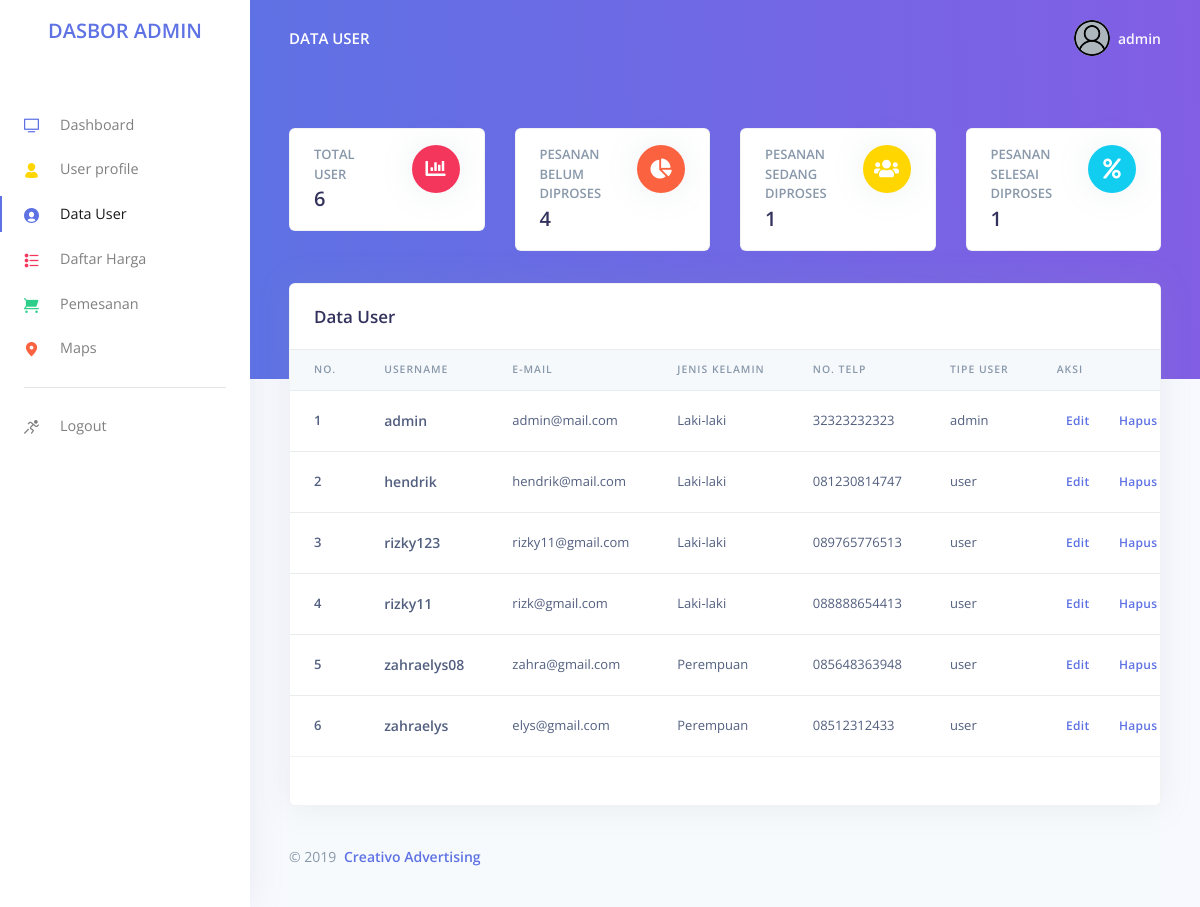
/admin/datauser.php (signed in), run on the app's committed database.
### tables this page shows
CREATE TABLE `users` (
  `id_user` int(11) NOT NULL,
  `username` varchar(20) NOT NULL,
  `email` varchar(20) NOT NULL,
  `password` varchar(255) NOT NULL,
  `jenisKelamin` int(11) NOT NULL,
  `noTelp` varchar(13) NOT NULL,
  `usertype` int(1) NOT NULL
);

CREATE TABLE `jeniskelamin` (
  `id_jk` int(1) NOT NULL,
  `ket_jk` varchar(10) NOT NULL
);

CREATE TABLE `usertype` (
  `id_usertype` int(1) NOT NULL,
  `ket_usertype` varchar(10) NOT NULL
);

### admin/datauser.php (the view, shortened to what this page needs)
<?php
require '../functions.php';
$result = mysqli_query($conn, "SELECT users.id_user, users.username, users.email, jk.ket_jk, users.noTelp, usertype.ket_usertype
                                FROM users, jeniskelamin as jk, usertype
                                WHERE users.jenisKelamin = jk.id_jk and users.usertype = usertype.id_usertype");
?>
<!DOCTYPE html>
<html lang="en">
<head>
  <link href="assets/js/plugins/nucleo/css/nucleo.css" rel="stylesheet" />
  <link href="assets/js/plugins/@fortawesome/fontawesome-free/css/all.min.css" rel="stylesheet" />
  <link href="assets/css/argon-dashboard.css?v=1.1.0" rel="stylesheet" />
</head>
<body class="">
  <nav class="navbar navbar-vertical fixed-left navbar-expand-md navbar-light bg-white" id="sidenav-main">
    <div class="container-fluid">
      <a class="navbar-brand pt-0" href="index.php">
        <div><h2 class="text-primary">DASBOR ADMIN</h2></div>
      </a>
      <div class="collapse navbar-collapse" id="sidenav-collapse-main">
        <ul class="navbar-nav">
          <li class="nav-item">
            <a class=" nav-link" href=" ./index.php">
              <i class="ni ni-tv-2 text-primary"></i> Dashboard
            </a>
          </li>
          <li class="nav-item">
            <a class="nav-link " href="./profile.php">
              <i class="ni ni-single-02 text-yellow"></i> User profile
            </a>
          </li>
          <li class="nav-item ">
            <a class="nav-link active" href="./datauser.php">
              <i class="ni ni-circle-08 text-blue"></i> Data User
            </a>
          </li>
          <li class="nav-item">
            <a class="nav-link" href="./daftarharga.php">
              <i class="ni ni-bullet-list-67 text-red"></i> Daftar Harga
            </a>
          </li>
          <li class="nav-item">
            <a class="nav-link " href="./pemesanan.php">
              <i class="ni ni-cart text-green"></i> Pemesanan
            </a>
          </li>
          <li class="nav-item">
            <a class="nav-link " href="./maps.php">
              <i class="ni ni-pin-3 text-orange"></i> Maps
            </a>
          </li>
        </ul>
        <hr class="my-3">
        <ul class="navbar-nav">
          <li class="nav-item">
            <a class="nav-link " href="../logout.php">
              <i class="ni ni-user-run"></i> Logout
            </a>
          </li>
        </ul>
      </div>
    </div>
  </nav>
  <div class="main-content">
    <nav class="navbar navbar-top navbar-expand-md navbar-dark" id="navbar-main">
      <div class="container-fluid">
        <a class="h4 mb-0 text-white text-uppercase d-none d-lg-inline-block" href="datauser.php">Data User</a>
        <ul class="navbar-nav align-items-center d-none d-md-flex">
          <li class="nav-item dropdown">
            <a class="nav-link pr-0" href="#" role="button" data-toggle="dropdown" aria-haspopup="true" aria-expanded="false">
              <div class="media align-items-center">
                <span class="avatar avatar-sm rounded-circle">
                  <img alt="Image placeholder" src="assets/img/theme/user.png">
                </span>
                <div class="media-body ml-2 d-none d-lg-block">
                  <span class="mb-0 text-sm  font-weight-bold"><?php echo  $_SESSION["username"]; ?></span>
                </div>
              </div>
            </a>
          </li>
        </ul>
      </div>
    </nav>
    <div class="header bg-gradient-primary pb-8 pt-5 pt-md-8">
      <div class="container-fluid">
        <div class="header-body">
          <div class="row">
            <div class="col-xl-3 col-lg-6">
              <div class="card card-stats mb-4 mb-xl-0">
                <div class="card-body">
                  <div class="row">
                    <div class="col">
                      <h5 class="card-title text-uppercase text-muted mb-0">Total User</h5>
                      <span class="h2 font-weight-bold mb-0">
                      <?php
                            $jml_user = mysqli_query($conn, "SELECT * FROM  users");
                            $count=mysqli_num_rows($jml_user);
                            echo $count;
                        ?>
                      </span>
                    </div>
                    <div class="col-auto">
                      <div class="icon icon-shape bg-danger text-white rounded-circle shadow">
                        <i class="fas fa-chart-bar"></i>
                      </div>
                    </div>
                  </div>
                </div>
              </div>
            </div>
            <div class="col-xl-3 col-lg-6">
              <div class="card card-stats mb-4 mb-xl-0">
                <div class="card-body">
                  <div class="row">
                    <div class="col">
                      <h5 class="card-title text-uppercase text-muted mb-0">Pesanan Belum Diproses</h5>
                      <span class="h2 font-weight-bold mb-0">
                      <?php
                            $pending = mysqli_query($conn, "SELECT * FROM pemesanan WHERE id_status = 1");
                            $count = mysqli_num_rows($pending);
                            echo $count;
                        ?>
                      </span>
                    </div>
                    <div class="col-auto">
                      <div class="icon icon-shape bg-warning text-white rounded-circle shadow">
                        <i class="fas fa-chart-pie"></i>
                      </div>
                    </div>
                  </div>
                </div>
              </div>
            </div>
            <div class="col-xl-3 col-lg-6">
              <div class="card card-stats mb-4 mb-xl-0">
                <div class="card-body">
                  <div class="row">
                    <div class="col">
                      <h5 class="card-title text-uppercase text-muted mb-0">Pesanan Sedang Diproses</h5>
                      <span class="h2 font-weight-bold mb-0">
                      <?php
                            $proses = mysqli_query($conn, "SELECT * FROM pemesanan WHERE id_status = 2");
                            $count = mysqli_num_rows($proses);
                            echo $count;
                        ?>
                      </span>
                    </div>
                    <div class="col-auto">
                      <div class="icon icon-shape bg-yellow text-white rounded-circle shadow">
                        <i class="fas fa-users"></i>
                      </div>
                    </div>
                  </div>
                </div>
              </div>
            </div>
            <div class="col-xl-3 col-lg-6">
              <div class="card card-stats mb-4 mb-xl-0">
                <div class="card-body">
                  <div class="row">
                    <div class="col">
                      <h5 class="card-title text-uppercase text-muted mb-0">Pesanan Selesai Diproses</h5>
                      <span class="h2 font-weight-bold mb-0">
                      <?php
                            $selesai = mysqli_query($conn, "SELECT * FROM pemesanan WHERE id_status = 3");
                            $count = mysqli_num_rows($selesai);
                            echo $count;
                        ?>
                      </span>
                    </div>
                    <div class="col-auto">
                      <div class="icon icon-shape bg-info text-white rounded-circle shadow">
                        <i class="fas fa-percent"></i>
                      </div>
                    </div>
                  </div>
                </div>
              </div>
            </div>
          </div>
        </div>
      </div>
    </div>
    <div class="container-fluid mt--7">
      <div class="row">
        <div class="col">
          <div class="card shadow">
          <div class="card-header bg-white border-0">
              <div class="row align-items-center">
                <div class="col-8">
                  <h3 class="mb-0">Data User</h3>
                </div>
              </div>
            </div>
            <div class="table-responsive">
              <table class="table align-items-center table-flush">
                <thead class="thead-light">
                  <tr>
                    <th scope="col">No.</th>
                    <th scope="col">Username</th>
                    <th scope="col">E-Mail</th>
                    <th scope="col">Jenis Kelamin</th>
                    <th scope="col">No. Telp</th>
                    <th scope="col">Tipe User</th>
                    <th scope="col">Aksi</th>
                  </tr>
                </thead>
                <tbody>
                  <?php $i = 1; ?>
                  <?php while( $row = mysqli_fetch_assoc($result)) : ?>
                  <tr>
                    <th scope="row"> <?= $i; ?></th>
                    <th scope="row">
                      <div class="media align-items-center">
                        <div class="media-body">
                          <span class="mb-0 text-sm"><?= $row["username"]; ?></span>
                        </div>
                      </div>
                    </th>
                    <td><?= $row["email"]; ?></td>
                    <td><?= $row["ket_jk"]; ?></td>
                    <td><?= $row["noTelp"]; ?></td>
                    <td><?= $row["ket_usertype"]; ?></td>
                    <td>
                      <div>
                        <a class="btn btn-sm" href="ubahuser.php?id=<?= $row["id_user"]; ?>">
                          Edit
                        </a>
                        <a class="btn btn-sm" href="hapususer.php?id=<?= $row["id_user"]; ?>" onclick="return confirm('Yakin mau menghapus user ?')">
                          Hapus
                        </a>
                      </div>
                    </td>
                  </tr>
                  <?php $i++; ?>
                  <?php endwhile; ?>
                </tbody>
              </table>
            </div>
            <div class="card-footer py-4">
            </div>
          </div>
        </div>
      </div>
      <footer class="footer">
        <div class="row align-items-center justify-content-xl-between">
          <div class="col-xl-6">
            <div class="copyright text-center text-xl-left text-muted">
              &copy; 2019 <a href="../index.php" class="font-weight-bold ml-1" target="_blank">Creativo Advertising</a>
            </div>
          </div>
        </div>
      </footer>
    </div>
  </div>
</body>
</html>

### data on the page
users: username "admin", email "admin@mail.com", jenisKelamin.ket_jk "Laki-laki", noTelp "32323232323", usertype.ket_usertype "admin"
users: username "hendrik", email "hendrik@mail.com", jenisKelamin.ket_jk "Laki-laki", noTelp "081230814747", usertype.ket_usertype "user"
users: username "rizky123", email "rizky11@gmail.com", jenisKelamin.ket_jk "Laki-laki", noTelp "089765776513", usertype.ket_usertype "user"
users: username "rizky11", email "rizk@gmail.com", jenisKelamin.ket_jk "Laki-laki", noTelp "088888654413", usertype.ket_usertype "user"
users: username "zahraelys08", email "zahra@gmail.com", jenisKelamin.ket_jk "Perempuan", noTelp "085648363948", usertype.ket_usertype "user"
users: username "zahraelys", email "elys@gmail.com", jenisKelamin.ket_jk "Perempuan", noTelp "08512312433", usertype.ket_usertype "user"

### other printed values
$_SESSION["username"] "admin"
$count "6"
$count "4"
$count "1"
